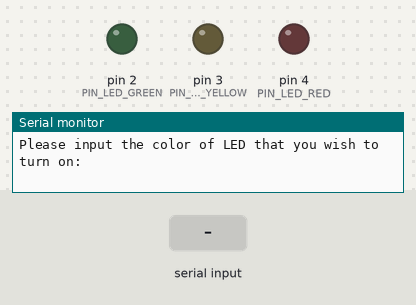
Simulated run of this sketch. Board: Arduino Uno, built with avr-gcc and run on an emulated ATmega328P. Parts: output pins drawn as LEDs (lit = HIGH), the last lines printed to the serial monitor. The inputs (shaded band) are chosen by the test bench.

Above: at 1.2 s.
1.3 s: "red" received over Serial
At 2.0 s:
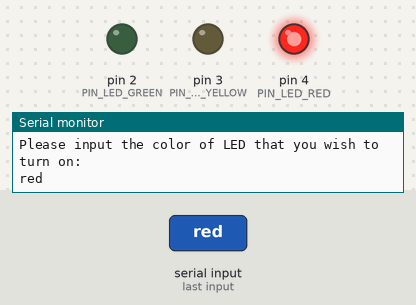
2.8 s: "yellow" received over Serial
At 3.3 s:
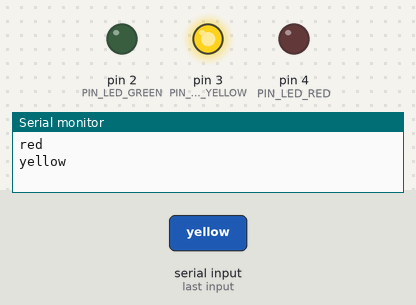
4.3 s: "green" received over Serial
At 5.6 s:
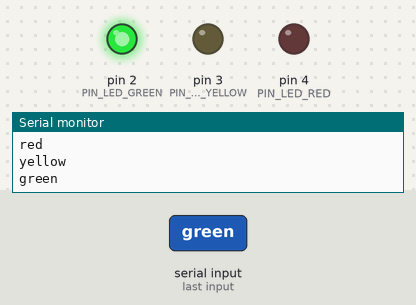
Timing chart, 0 to 7.3 s (numbered marks = the images above; inputs shaded):
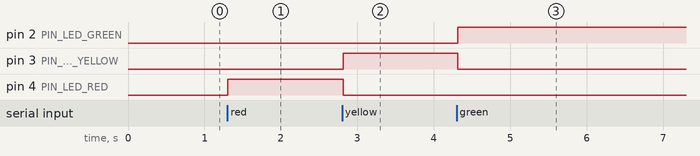

The sketch:

Serial-Monitor-with-LEDs.ino
```cpp
/*
 * Read user's input via Serial Monitor and turn on the corresponding LED,
 * using Pin 2 (Green LED), 3 (Yellow LED), and 4 (Red LED) of Arduino Uno
 * Author(s): Junru (Thomas) Ren
 * Date: Feb 16, 2017
 * Remark: Be sure to have a resister connected in series with a LED to
 *         protect the circuit.
 *         Learn more about Arduino Serial:
 *         https://www.arduino.cc/en/Reference/Serial
 */

const int PIN_LED_GREEN = 2;  // Map the green led pin to Pin 2
const int PIN_LED_YELLOW = 3; // Map the yellow led pin to Pin 3
const int PIN_LED_RED = 4;    // Map the red led pin to Pin 4

const int SERIAL_PORT_BPS = 9600; // The data rate (in bits per second) for
                                  // serial data transmission
                                  // Usually choose 9600

/* (If you've been using C for awhile) Surprise! Arduino C does support String
 * object like Java!
 */
String userInput = "";

void setup()
{
  // Initialize the LED Pins as output pins
  pinMode(PIN_LED_GREEN, OUTPUT);
  pinMode(PIN_LED_YELLOW, OUTPUT);
  pinMode(PIN_LED_RED, OUTPUT);
  // Start serial port at given data rate in bps
  Serial.begin(SERIAL_PORT_BPS);
  // Prompt the user to input a color via Serial Monitor
  Serial.print("Please input the color of LED that you wish to turn on:\n");
}
void loop()
{
  // Read user's input from Serial Monitor
  if (Serial.available() > 0)
  {
    userInput = "";
    while (Serial.available() > 0)
    {
      // Concatenate the newly read character to the String
      userInput += char(Serial.read());
      delay(2);
    }
    Serial.println(userInput); // Print user's input to the Serial Monitor
  }
  // Turn on corresponding LED according to user's input
  /* Q: Why not using switch statement?
   * A: Expressions in switch statements must have an integral or enumerated
   * type (e.g. int, char, enum). Thus comparison between two String objects is
   * not supported.
   */
  if (userInput == "red")
  {
    // If user entered "red", turn on only Red LED
    digitalWrite(PIN_LED_RED, HIGH);
    digitalWrite(PIN_LED_GREEN, LOW);
    digitalWrite(PIN_LED_YELLOW, LOW);
  }
  else if (userInput == "yellow")
  {
    // If user entered "yellow", turn on only Yellow LED
    digitalWrite(PIN_LED_RED, LOW);
    digitalWrite(PIN_LED_GREEN, LOW);
    digitalWrite(PIN_LED_YELLOW, HIGH);
  }
  else if (userInput == "green")
  {
    // If user entered "green", turn on only Green LED
    digitalWrite(PIN_LED_RED, LOW);
    digitalWrite(PIN_LED_GREEN, HIGH);
    digitalWrite(PIN_LED_YELLOW, LOW);
  }
  else
  {
    // If user entered anything other than "red", "yellow" or "green", turn off
    // all LEDs
    digitalWrite(PIN_LED_RED, LOW);
    digitalWrite(PIN_LED_GREEN, LOW);
    digitalWrite(PIN_LED_YELLOW, LOW);
  }
}
```

Measured:
- after the input at 1.3 s, pin 4 (PIN_LED_RED): LOW → HIGH at once
- after the input at 2.8 s, pin 3 (PIN_LED_YELLOW): LOW → HIGH at once; pin 4 (PIN_LED_RED): HIGH → LOW at once
- after the input at 4.3 s, pin 2 (PIN_LED_GREEN): LOW → HIGH at once; pin 3 (PIN_LED_YELLOW): HIGH → LOW at once
